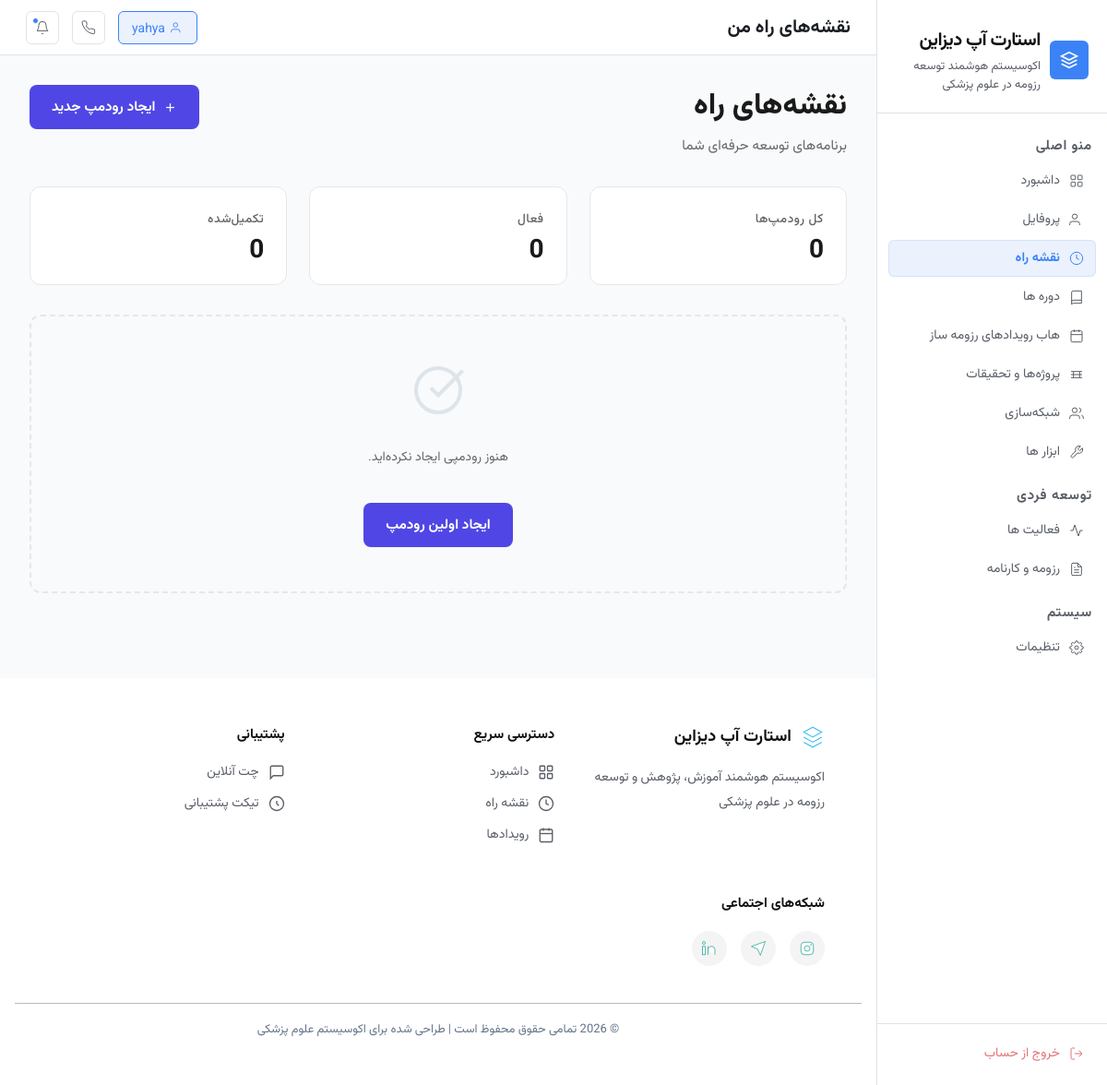
Before: /roadmap/ (signed in) with the older database file.
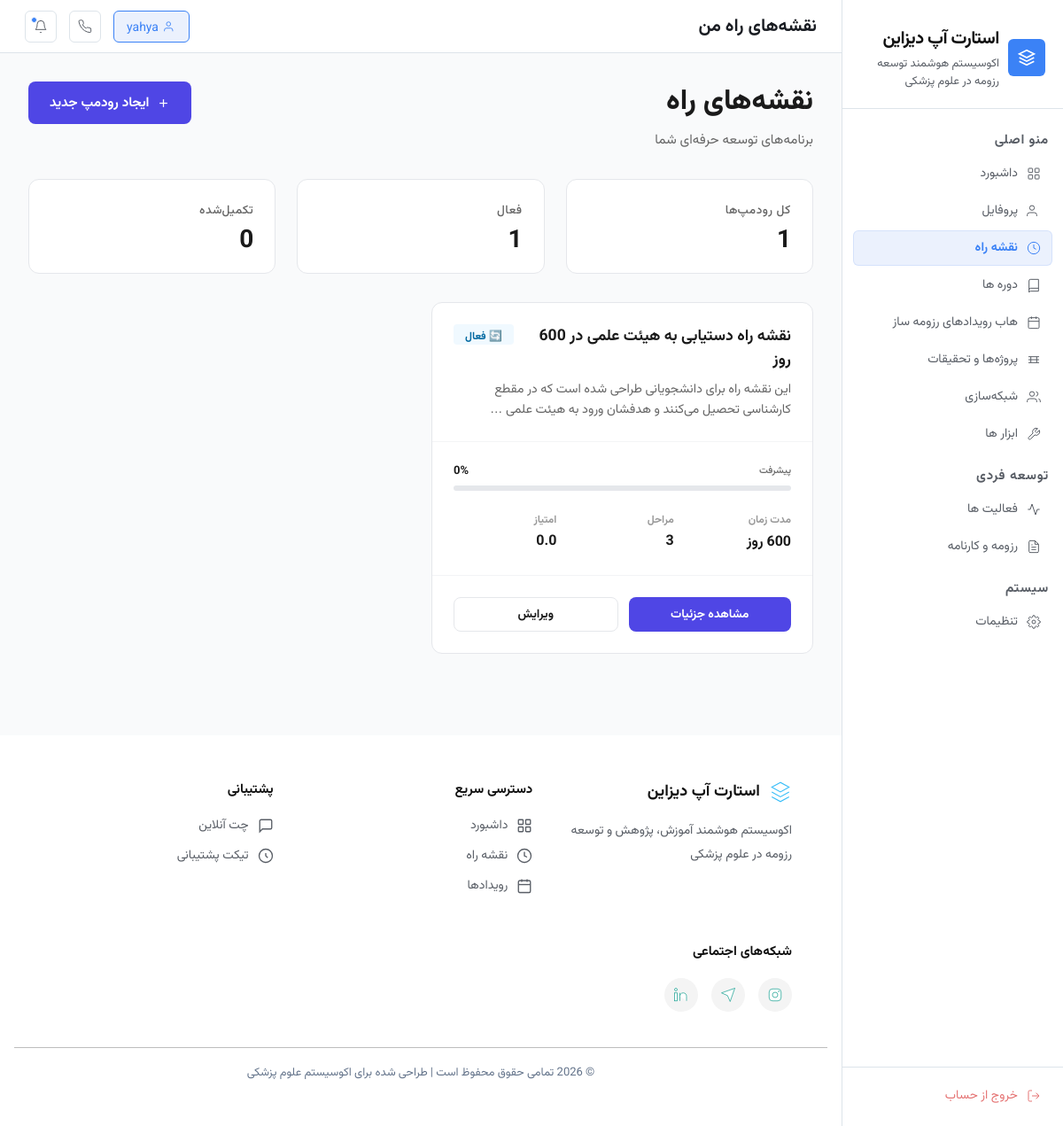
After: the same page with the newer database file.
### roadmap/models.py (models this page shows, shortened)
class Roadmap(models.Model):
    STATUS_CHOICES = [
        ('draft', 'پیش‌نویس'),
        ('active', 'فعال'),
        ('completed', 'تکمیل‌شده'),
        ('paused', 'متوقف'),
    ]
    GOAL_CHOICES = [
        ('estedad_darakhshan', 'استعداد درخشان'),
        ('40_emtiaz', '۴۰ امتیازی'),
        ('heyat_elmi', 'هیات علمی'),
        ('research_position', 'ریسرچ پوزیشن / فلوشیپ خارج'),
        ('general', 'بهبود عمومی'),
    ]
    user = models.ForeignKey(User, on_delete=models.CASCADE, related_name='roadmaps')
    title = models.CharField(max_length=255, verbose_name='عنوان رودمپ')
    description = models.TextField(blank=True, null=True, verbose_name='توضیحات')
    goal = models.CharField(max_length=50, choices=GOAL_CHOICES, verbose_name='هدف')
    goal_details = models.TextField(blank=True, null=True, verbose_name='جزئیات هدف')
    status = models.CharField(
        max_length=20,
        choices=STATUS_CHOICES,
        default='draft',
        verbose_name='وضعیت'
    )
    duration_days = models.PositiveIntegerField(
        validators=[MinValueValidator(1), MaxValueValidator(1095)],
        verbose_name='مدت زمان (روز)'
    )
    start_date = models.DateField(auto_now_add=True, verbose_name='تاریخ شروع')
    target_end_date = models.DateField(verbose_name='تاریخ هدف')
    ai_generated = models.BooleanField(default=False, verbose_name='تولید شده توسط AI')
    ai_prompt = models.TextField(blank=True, null=True, verbose_name='prompt AI')
    ai_analysis = models.JSONField(default=dict, blank=True, verbose_name='تحلیل AI')
    total_score = models.FloatField(default=0, verbose_name='امتیاز کل')
    score_breakdown = models.JSONField(default=dict, blank=True, verbose_name='تفکیک امتیاز')
    created_at = models.DateTimeField(auto_now_add=True)
    updated_at = models.DateTimeField(auto_now=True)
    class Meta:
        ordering = ['-created_at']
        verbose_name = 'نقشه راه'
        verbose_name_plural = 'نقشه‌های راه'
    def get_progress(self):
        stages = self.stages.all()
        if not stages:
            return 0
        total = sum(stage.get_progress() for stage in stages)
        return int(total / stages.count())

class Stage(models.Model):
    STATUS_CHOICES = [
        ('upcoming', 'در انتظار'),
        ('active', 'در حال انجام'),
        ('completed', 'تکمیل‌شده'),
    ]
    PHASE_TYPE_CHOICES = [
        ('foundation', 'بنیادی'),
        ('development', 'توسعه'),
        ('optimization', 'بهینه‌سازی'),
        ('execution', 'اجرا'),
    ]
    PRIORITY_CHOICES = [
        ('low', 'کم'),
        ('medium', 'متوسط'),
        ('high', 'زیاد'),
    ]
    roadmap = models.ForeignKey(Roadmap, on_delete=models.CASCADE, related_name='stages')
    order = models.PositiveIntegerField(verbose_name='ترتیب')
    title = models.CharField(max_length=255, verbose_name='عنوان مرحله')
    description = models.TextField(blank=True, null=True, verbose_name='توضیحات')
    objectives = models.TextField(blank=True, null=True, verbose_name='اهداف')
    status = models.CharField(
        max_length=20,
        choices=STATUS_CHOICES,
        default='upcoming',
        verbose_name='وضعیت'
    )
    phase_type = models.CharField(
        max_length=20,
        choices=PHASE_TYPE_CHOICES,
        blank=True,
        null=True,
        verbose_name='نوع فاز'
    )
    priority = models.CharField(
        max_length=10,
        choices=PRIORITY_CHOICES,
        default='medium',
        verbose_name='اولویت'
    )
    duration_days = models.PositiveIntegerField(verbose_name='مدت زمان (روز)')
    start_date = models.DateField(verbose_name='تاریخ شروع')
    end_date = models.DateField(verbose_name='تاریخ پایان')
    milestone = models.CharField(
        max_length=500,
        blank=True,
        null=True,
        verbose_name='نقطه عطف (معیار تکمیل)'
    )
    success_criteria = models.JSONField(default=list, blank=True, verbose_name='معیارهای موفقیت')
    risks = models.JSONField(default=list, blank=True, verbose_name='ریسک‌های احتمالی')
    recommended_resources = models.JSONField(default=list, blank=True, verbose_name='منابع پیشنهادی')
    created_at = models.DateTimeField(auto_now_add=True)
    updated_at = models.DateTimeField(auto_now=True)
    class Meta:
        ordering = ['roadmap', 'order']
        verbose_name = 'مرحله'
        verbose_name_plural = 'مراحل'
        unique_together = ('roadmap', 'order')
    def get_progress(self):
        activities = self.stage_activities.all()
        if not activities:
            return 0
        completed = activities.filter(is_completed=True).count()
        return int((completed / activities.count()) * 100)

class StageActivity(models.Model):
    stage = models.ForeignKey(
        Stage,
        on_delete=models.CASCADE,
        related_name='stage_activities'
    )
    activity = models.ForeignKey(
        Activity,
        on_delete=models.CASCADE,
        related_name='stage_activities'
    )
    order = models.PositiveIntegerField(verbose_name='ترتیب')
    is_completed = models.BooleanField(default=False, verbose_name='تکمیل‌شده')
    completion_date = models.DateField(blank=True, null=True, verbose_name='تاریخ تکمیل')
    saved_to_profile = models.CharField(
        max_length=50,
        blank=True,
        null=True,
        choices=[
            ('articles', 'مقالات'),
            ('presentations', 'ارائه‌ها'),
            ('executive_records', 'سوابق اجرایی'),
            ('training_courses', 'دوره‌های آموزشی'),
        ],
        verbose_name='ثبت شده در'
    )
    profile_data = models.JSONField(default=dict, blank=True, verbose_name='داده‌های پروفایل')
    progress_percentage = models.PositiveIntegerField(
        default=0,
        validators=[MinValueValidator(0), MaxValueValidator(100)],
        verbose_name='درصد پیشرفت'
    )
    notes = models.TextField(blank=True, null=True, verbose_name='یادداشت‌ها')
    actual_start_date = models.DateField(
        blank=True,
        null=True,
        verbose_name='تاریخ شروع واقعی'
    )
    actual_end_date = models.DateField(
        blank=True,
        null=True,
        verbose_name='تاریخ پایان واقعی'
    )
    static_item_id = models.CharField(
        max_length=100,
        blank=True,
        null=True,
        verbose_name='شناسه آیتم ثابت'
    )
    static_item_data = models.JSONField(
        default=dict,
        blank=True,
        verbose_name='داده‌های آیتم ثابت'
    )
    activity_source = models.CharField(
        max_length=20,
        choices=[
            ('static', 'از لیست ثابت'),
            ('custom', 'دستی ایجاد شده'),
        ],
        default='custom',
        verbose_name='منبع فعالیت'
    )
    checkpoints = models.JSONField(
        default=list,
        blank=True,
        verbose_name='نقاط کنترل',
        help_text='[{"title": "...", "is_completed": false, "date": "..."}]'
    )
    resources = models.JSONField(
        default=list,
        blank=True,
        verbose_name='منابع',
        help_text='[{"title": "...", "url": "...", "type": "link"}]'
    )
    result_summary = models.TextField(
        blank=True,
        null=True,
        verbose_name='خلاصه نتایج'
    )
    outcome_data = models.JSONField(
        default=dict,
        blank=True,
        verbose_name='داده‌های نتیجه'
    )
    created_at = models.DateTimeField(auto_now_add=True)
    updated_at = models.DateTimeField(auto_now=True)
    class Meta:
        ordering = ['stage', 'order']
        verbose_name = 'فعالیت مرحله'
        verbose_name_plural = 'فعالیت‌های مرحله'
        unique_together = ('stage', 'activity', 'order')

### roadmap/views.py (the view)
# urls.py: path('', views.roadmap_list, name='roadmap_list'),
@login_required
def roadmap_list(request):
    roadmaps = Roadmap.objects.filter(user=request.user).prefetch_related('stages')
    context = {
        'roadmaps': roadmaps,
        'active_count': roadmaps.filter(status='active').count(),
        'completed_count': roadmaps.filter(status='completed').count(),
    }
    return render(request, 'roadmap/roadmap_list.html', context)

### templates/roadmap/roadmap_list.html (shortened to what the changed rows need)
{% extends 'base.html' %}
{% load static %}
{% block content %}
<div class="rm-page">
    <div class="rm-page-header">
        <div class="rm-header-left">
            <h1 class="rm-page-title">نقشه‌های راه</h1>
        </div>
    </div>
    <div class="rm-stats-row">
        <div class="rm-stat-card">
            <span class="rm-stat-label">کل رودمپ‌ها</span>
            <span class="rm-stat-value">{{ roadmaps|length }}</span>
        </div>
        <div class="rm-stat-card">
            <span class="rm-stat-label">فعال</span>
            <span class="rm-stat-value">{{ active_count }}</span>
        </div>
    </div>
    <div class="rm-body">
        {% if roadmaps %}
        <div class="rm-grid">
            {% for roadmap in roadmaps %}
            <div class="rm-card rm-card-roadmap">
                <div class="rm-card-header-compact">
                    <div class="rm-card-title-wrap">
                        <h3 class="rm-card-title">{{ roadmap.title }}</h3>
                        <span class="tag tag-status tag-{{ roadmap.status }}">
                            {% if roadmap.status == 'active' %}
                            🔄 فعال
                            {% elif roadmap.status == 'completed' %}
                            ✓ تکمیل‌شده
                            {% elif roadmap.status == 'paused' %}
                            ⏸ متوقف
                            {% else %}
                            📝 پیش‌نویس
                            {% endif %}
                        </span>
                    </div>
                    <p class="rm-card-desc">{{ roadmap.description|truncatewords:20 }}</p>
                </div>
                <div class="rm-card-body-compact">
                    <div class="rm-progress-section">
                        <div class="rm-progress-header">
                            <span class="rm-progress-label">پیشرفت</span>
                            <span class="rm-progress-pct">{{ roadmap.get_progress }}%</span>
                        </div>
                        <div class="rm-progress-bar-track">
                        </div>
                    </div>
                    <div class="rm-card-meta">
                        <div class="rm-meta-item">
                            <span class="rm-meta-label">مدت زمان</span>
                            <span class="rm-meta-value">{{ roadmap.duration_days }} روز</span>
                        </div>
                        <div class="rm-meta-item">
                            <span class="rm-meta-label">مراحل</span>
                            <span class="rm-meta-value">{{ roadmap.stages.count }}</span>
                        </div>
                        <div class="rm-meta-item">
                            <span class="rm-meta-label">امتیاز</span>
                            <span class="rm-meta-value">{{ roadmap.total_score|floatformat:1 }}</span>
                        </div>
                    </div>
                </div>
                <div class="rm-card-footer">
                    <a href="{% url 'roadmap:roadmap_detail' roadmap.id %}" class="rm-btn rm-btn-sm rm-btn-primary">
                        مشاهده جزئیات
                    </a>
                    <a href="{% url 'roadmap:roadmap_edit' roadmap.id %}" class="rm-btn rm-btn-sm rm-btn-outline">
                        ویرایش
                    </a>
                </div>
            </div>
            {% endfor %}
        </div>
        {% else %}
        <div class="rm-empty">
            <svg xmlns="http://www.w3.org/2000/svg" viewBox="0 0 24 24" fill="none" stroke="currentColor" stroke-width="1.5">
                <path d="M9 11l3 3L22 4"></path>
                <path d="M21 12a9 9 0 11-18 0 9 9 0 0118 0z"></path>
            </svg>
            <p>هنوز رودمپی ایجاد نکرده‌اید.</p>
            <a href="{% url 'roadmap:roadmap_create' %}" class="rm-btn rm-btn-primary">
                ایجاد اولین رودمپ
            </a>
        </div>
        {% endif %}
    </div>
</div>
{% endblock %}

Changed rows visible on the page:
added Roadmap: title "نقشه راه دستیابی به هیئت علمی در 600 روز", status "🔄 فعال", description "این نقشه راه برای دانشجویانی طراحی شده است که در مقطع کارشناسی تحصیل می‌کنند و هدفشان ورود به هیئت علمی …", get_progress "0", stages.count "3", total_score "0.0"
Other visible differences:
{{ roadmaps|length }}: "0" → "1"
{{ active_count }}: "0" → "1"
text no longer shown: "هنوز رودمپی ایجاد نکرده‌اید. ایجاد اولین رودمپ"
